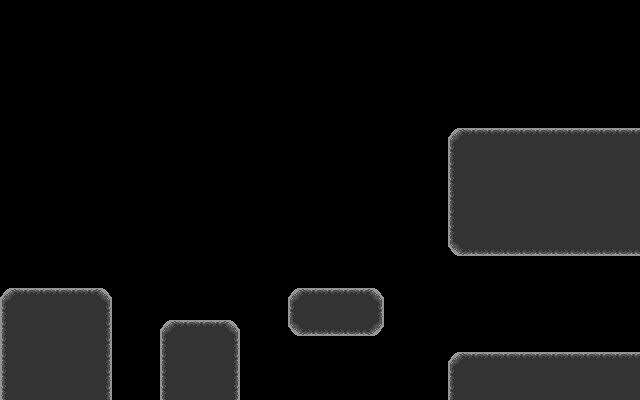

This is a level from a 2D game, rendered from its Tiled map with the project's own tilesets. A one-line summary and the map file follow, with tile-layer data summarised:
An orthogonal 40x25 tile map with 16x16 px tiles, 2 tile layers (blocks, collideblocks), 1 hidden layer not drawn, 3 tilesets.

<map version="1.0" orientation="orthogonal" width="40" height="25" tilewidth="16" tileheight="16">
 <tileset firstgid="1" name="terrain" tilewidth="16" tileheight="16">
  <image source="terrain.png" trans="ff00ff" width="96" height="96" />
  <tile id="2">
   <properties>
    <property name="" value="" />
   </properties>
  </tile>
 </tileset>
 <tileset firstgid="37" name="collision" tilewidth="16" tileheight="16">
  <image source="collision.png" trans="ff00ff" width="16" height="16" />
  <tile id="0">
   <properties>
    <property name="" value="" />
   </properties>
  </tile>
 </tileset>
 <tileset firstgid="38" name="bg" tilewidth="16" tileheight="16">
  <image source="bg.png" trans="ff00ff" width="640" height="400" />
 </tileset>
 <layer name="bg" width="40" height="25" visible="0">
  <data>[1000 cells, 1000 non-empty, 1000 distinct tile ids]</data>
 </layer>
 <layer name="blocks" width="40" height="25">
  <properties>
   <property name="" value="" />
  </properties>
  <data>[1000 cells, 224 non-empty, 27 distinct tile ids]</data>
 </layer>
 <layer name="collideblocks" width="40" height="25">
  <properties>
   <property name="type" value="SOLID" />
  </properties>
  <data>[1000 cells, 30 non-empty, 6 distinct tile ids]</data>
 </layer>
</map>